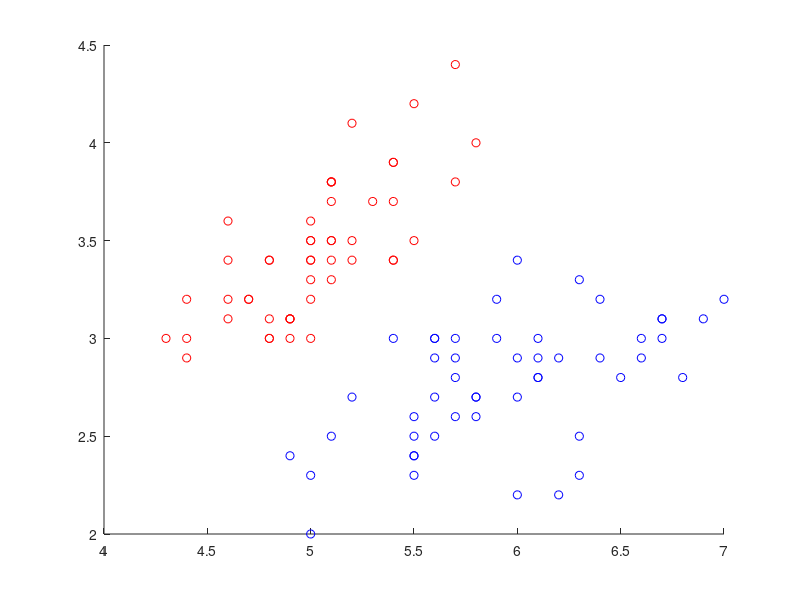

Reproduce this figure in MATLAB.
function script3
   
    % Linear SVM testing dat 
    data = load('simple_iris.mat');
    x = data.x;
    c = data.c;
    kh = @(x,y) x*y';
    Md = svm_train(c,x,kh);
    [chat, d] = svm_classify(Md, x);

    figure;
    hold all;
    plot(x(c==1, 1), x(c==1, 2), 'bo');
    plot(x(c==-1, 1), x(c==-1, 2), 'ro');
    scatter(x(abs(Md.v)>0.001, 1), x(abs(Md.v)>0.001, 2), 50, 'k', 'filled');
    hold off;

    % Quadratic kernel SVM testing data
    data = load('simple_nonlinear.mat');
    % x = data.x;
    % c = data.c;
    % kh = []; % implement quadratic kernel
    % Md = svm_train(c,x,kh);

return
end

function Md = svm_train(c,x,kh)
    Md = [];
    N = size(c, 1);
    H = zeros(N, N);
    for i = 1:N,
        for j = 1:N,
            H(i, j) = c(i) * c(j) * kh(x(i, :), x(j, :));
        end
    end

    f = - ones(N, 1);
    A = [];
    b = [];
    Aeq = c';
    beq = 0;
    lb = zeros(N, 1);
    ub = inf(N, 1);

    lambda = quadprog(H, f, A, b, Aeq, beq, lb, ub);

    bias = 0;
    non_zeros = 0;
    for j = 1:N,
        if lambda(j) > 0,
            non_zeros = non_zeros + 1;
            bias = bias - c(j);
            for i = 1:N,
                bias = bias + c(i) * lambda(i) * kh(x(i, :), x(j, :));
            end
        end
    end

    v = zeros(N, 1);
    for i = 1:N,
        v(i) = c(i) * lambda(i);
    end

    Md.b = bias / non_zeros;
    Md.v = v;
    Md.x = x;
    Md.kh = kh;
    Md.N = N;

return
end


function [chat,d] = svm_classify(Md,y)
    l = size(y, 1);
    chat = zeros(l, 1);
    d = zeros(l, 1) - Md.b;
    N = Md.N;

    for row = 1:l,
        for i = 1:N,
            d(row) = d(row) + Md.v(i) * Md.kh(y(row, :), Md.x(i, :));
        end

        if d(row) > 0,
            chat(row) = 1;
        else,
            chat(row) = -1;
        end
    end
return
end








